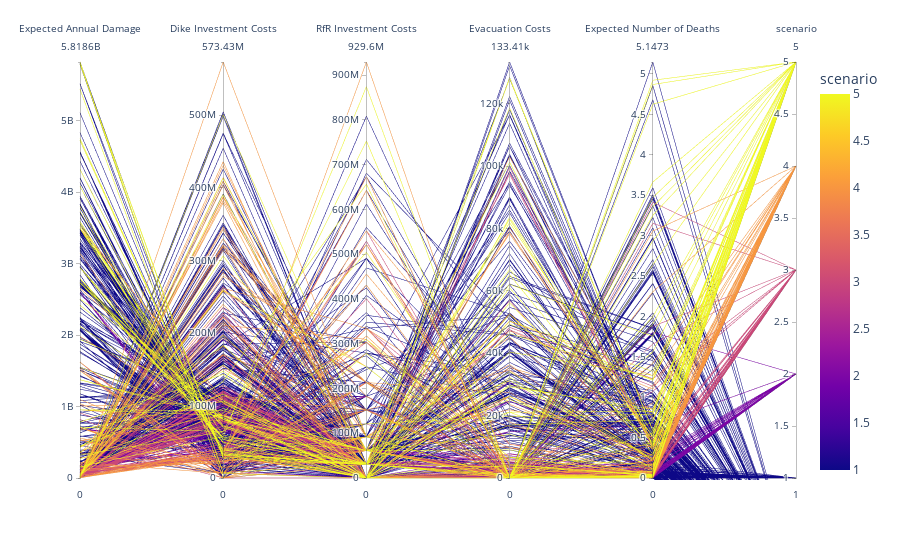

Write notebook code for a chart like this one.
### Code cell
import plotly.express as px
fig = px.parallel_coordinates(data, color='scenario')
fig.show()

### Figure 1 — Plotly figure (JSON) as saved in the notebook; plotly's stock layout.template omitted (floating-point values rounded to 4 significant figures; data arrays with more than 128 entries replaced by an {"elided": "..."} marker saying what was removed)
{"data": [{"dimensions": [{"label": "Expected Annual Damage", "values": {"elided": "661 float values"}}, {"label": "Dike Investment Costs", "values": {"elided": "661 float values"}}, {"label": "RfR Investment Costs", "values": {"elided": "661 int values"}}, {"label": "Evacuation Costs", "values": {"elided": "661 float values"}}, {"label": "Expected Number of Deaths", "values": {"elided": "661 float values"}}, {"label": "scenario", "values": {"elided": "661 int values"}}], "domain": {"x": [0, 1], "y": [0, 1]}, "line": {"color": {"elided": "661 int values"}, "coloraxis": "coloraxis"}, "name": "", "type": "parcoords"}], "layout": {"coloraxis": {"colorbar": {"title": {"text": "scenario"}}, "colorscale": [[0, "#0d0887"], [0.1111, "#46039f"], [0.2222, "#7201a8"], [0.3333, "#9c179e"], [0.4444, "#bd3786"], [0.5556, "#d8576b"], [0.6667, "#ed7953"], [0.7778, "#fb9f3a"], [0.8889, "#fdca26"], [1, "#f0f921"]]}, "legend": {"tracegroupgap": 0}, "margin": {"t": 60}}}
